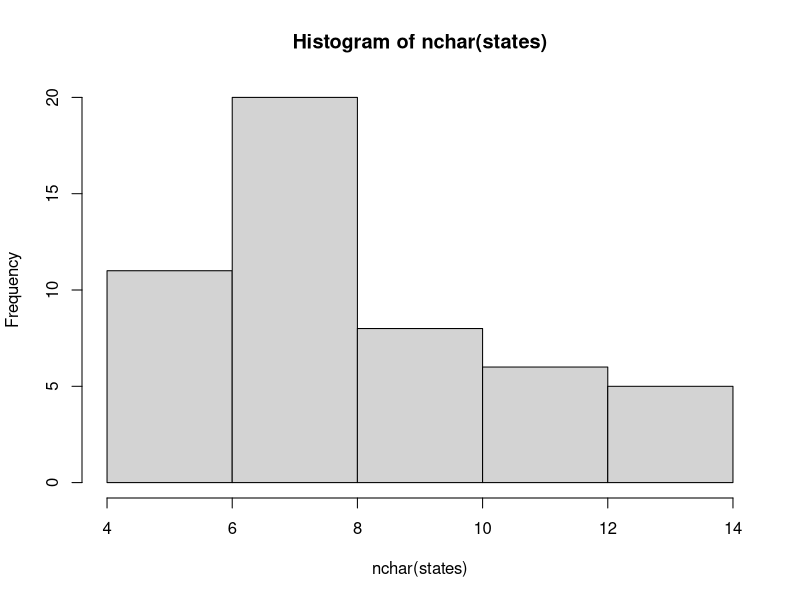
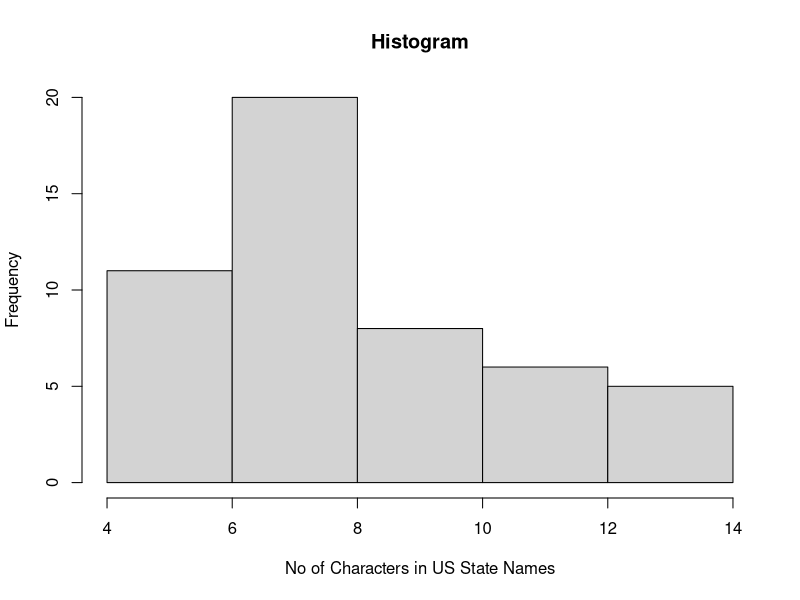
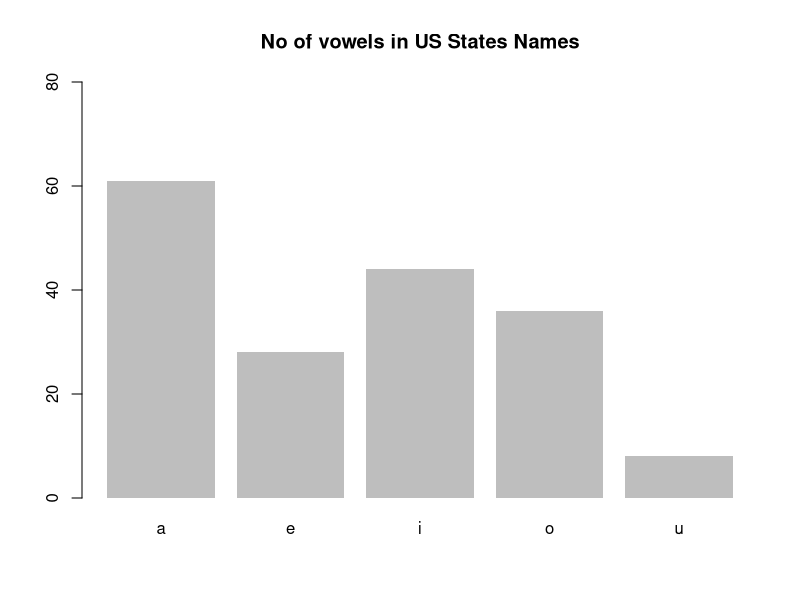

These figures' R source, in order:
# String Computations

# name of States
states = rownames(USArrests)
head(states)

# Histogram
nchar(states)
hist(nchar(states))
hist(nchar(states), main='Histogram',
     xlab='No of Characters in US State Names')


# Find no of vowels in Names

#no match = -1
# positions of a's
position_a = gregexpr(pattern='a', text=states, ignore.case = T)
position_a

str(position_a)  # positions a occured 1 3 6
states[1]
head(states,n=10)
position_a[c(1,7)] # 1st -1,3,5,7; 7th -1

# how many a's
(num_a = sapply(position_a, function(x) ifelse(x[1] > 0, length(x), 0)))
x = c(1,3,0)
sapply(x, function(x) ifelse(x[1] > 0, length(x), 0))
x = c('dhiraj', 'upadhyaya')
(num_a = sapply(position_a, function(x) ifelse(x[1] > 0, length(x), 0)))
head(position_a)

# Same command - stringr
library(stringr)
str_count(states,'a')  # only small case : no option for this
# transform to upper/lower case and then count
str_count(tolower(states), 'a')

# Same can be done for other vowels a, e,i,o, u
vowels = c('a', 'e', 'i', 'o', 'u')
# vector for storing results of positions
num_vowels = vector(mode='integer', length=5)  # blank int vector
num_vowels
# find vowels in each name
#num_aux = str_count(tolower(states), 'e')  # check for e
#sum(num_aux)

for(j in seq_along(vowels)) {
  num_aux = str_count(tolower(states), vowels[j])
  num_vowels[j] = sum(num_aux)
}
num_vowels
names(num_vowels) = vowels
num_vowels

# sort
sort(num_vowels, decreasing = T)

# draw barplot
barplot(num_vowels, main='No of vowels in US States Names',
      border=NA, ylim=c(0,80))
